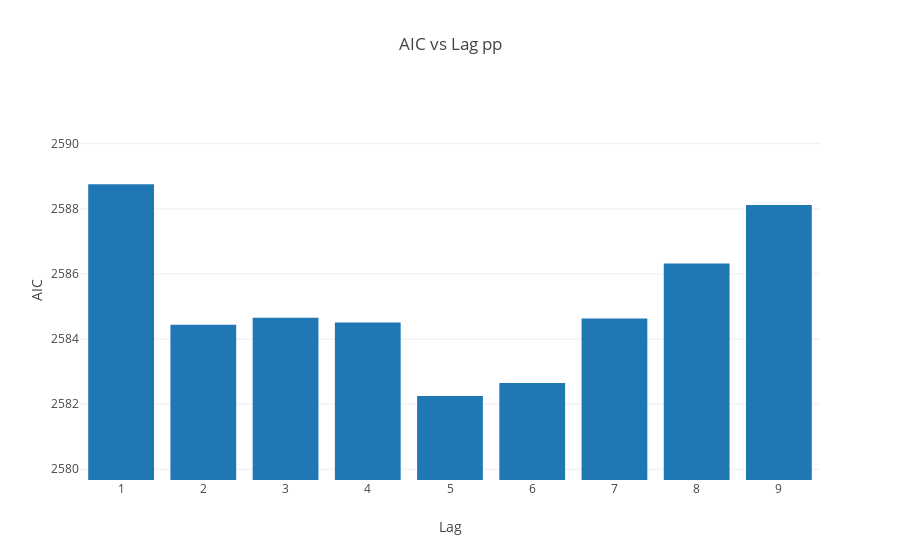
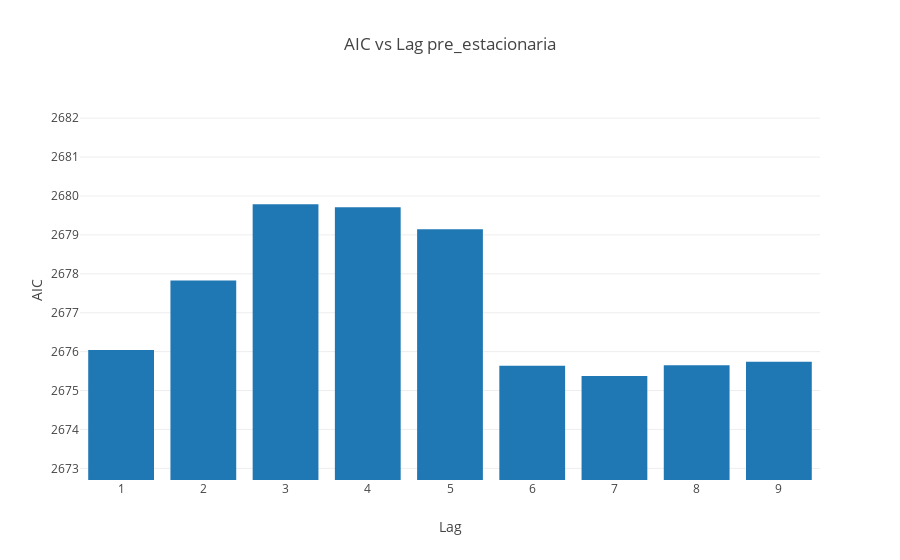
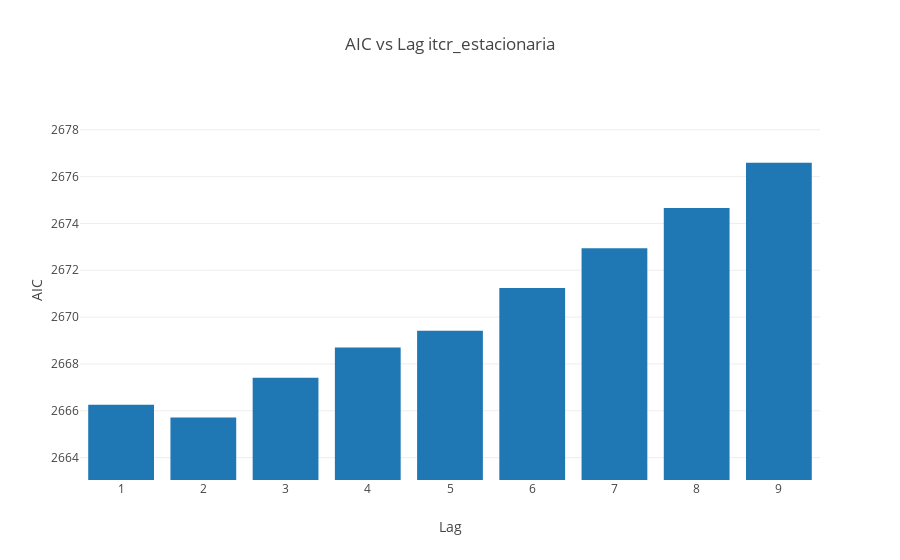
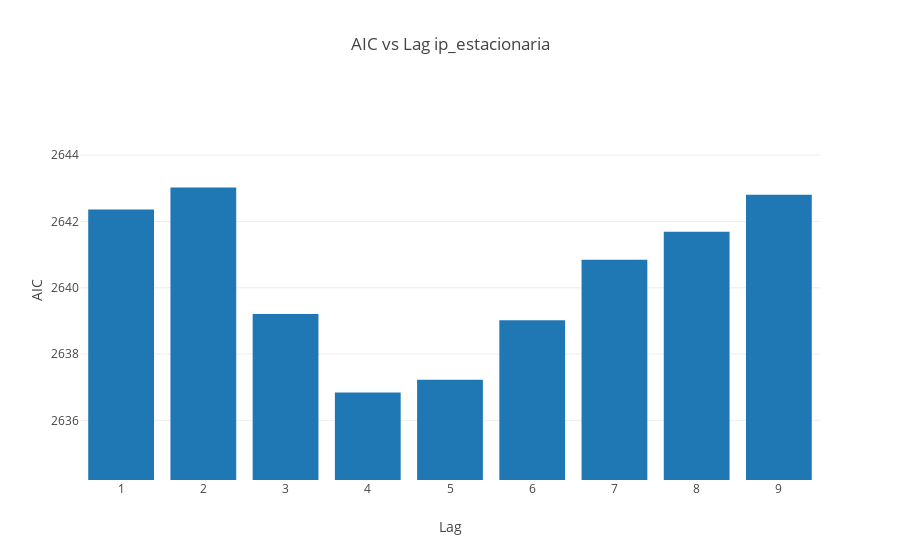

The cell these charts' notebook holds for them, in order:
### Code cell
exogenas = ["pp","pre_estacionaria","itcr_estacionaria", "ip_estacionaria"]
for exogena in exogenas:
    plot_elecc_lag_variable(exogena).show()
#PP: 5
#PRE: 7
#ITCR: 2
#IP: 4

### Figure 1 — Plotly figure (JSON) as saved in the notebook; plotly's stock layout.template omitted (floating-point values rounded to 4 significant figures)
{"data": [{"type": "bar", "x": [1, 2, 3, 4, 5, 6, 7, 8, 9], "y": [2589.0, 2584.0, 2585.0, 2585.0, 2582.0, 2583.0, 2585.0, 2586.0, 2588.0]}], "layout": {"title": {"text": "AIC vs Lag pp"}, "xaxis": {"title": {"text": "Lag"}, "type": "category"}, "yaxis": {"range": [2580.0, 2591.0], "title": {"text": "AIC"}}}}

### Figure 2 — Plotly figure (JSON) as saved in the notebook; plotly's stock layout.template omitted (floating-point values rounded to 4 significant figures)
{"data": [{"type": "bar", "x": [1, 2, 3, 4, 5, 6, 7, 8, 9], "y": [2676.0, 2678.0, 2680.0, 2680.0, 2679.0, 2676.0, 2675.0, 2676.0, 2676.0]}], "layout": {"title": {"text": "AIC vs Lag pre_estacionaria"}, "xaxis": {"title": {"text": "Lag"}, "type": "category"}, "yaxis": {"range": [2673.0, 2682.0], "title": {"text": "AIC"}}}}

### Figure 3 — Plotly figure (JSON) as saved in the notebook; plotly's stock layout.template omitted (floating-point values rounded to 4 significant figures)
{"data": [{"type": "bar", "x": [1, 2, 3, 4, 5, 6, 7, 8, 9], "y": [2666.0, 2666.0, 2667.0, 2669.0, 2669.0, 2671.0, 2673.0, 2675.0, 2677.0]}], "layout": {"title": {"text": "AIC vs Lag itcr_estacionaria"}, "xaxis": {"title": {"text": "Lag"}, "type": "category"}, "yaxis": {"range": [2663.0, 2679.0], "title": {"text": "AIC"}}}}

### Figure 4 — Plotly figure (JSON) as saved in the notebook; plotly's stock layout.template omitted (floating-point values rounded to 4 significant figures)
{"data": [{"type": "bar", "x": [1, 2, 3, 4, 5, 6, 7, 8, 9], "y": [2642.0, 2643.0, 2639.0, 2637.0, 2637.0, 2639.0, 2641.0, 2642.0, 2643.0]}], "layout": {"title": {"text": "AIC vs Lag ip_estacionaria"}, "xaxis": {"title": {"text": "Lag"}, "type": "category"}, "yaxis": {"range": [2634.0, 2646.0], "title": {"text": "AIC"}}}}
